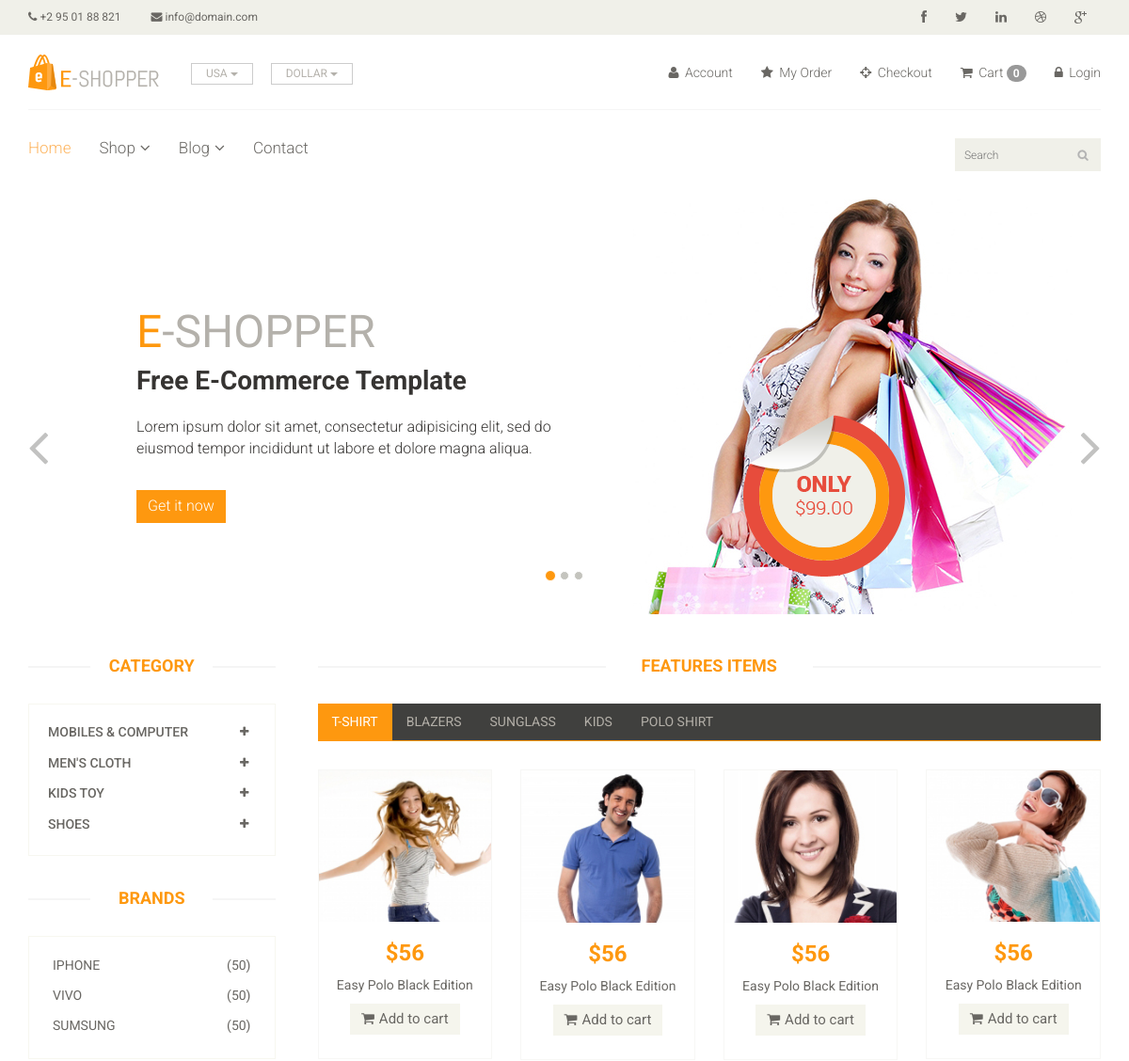
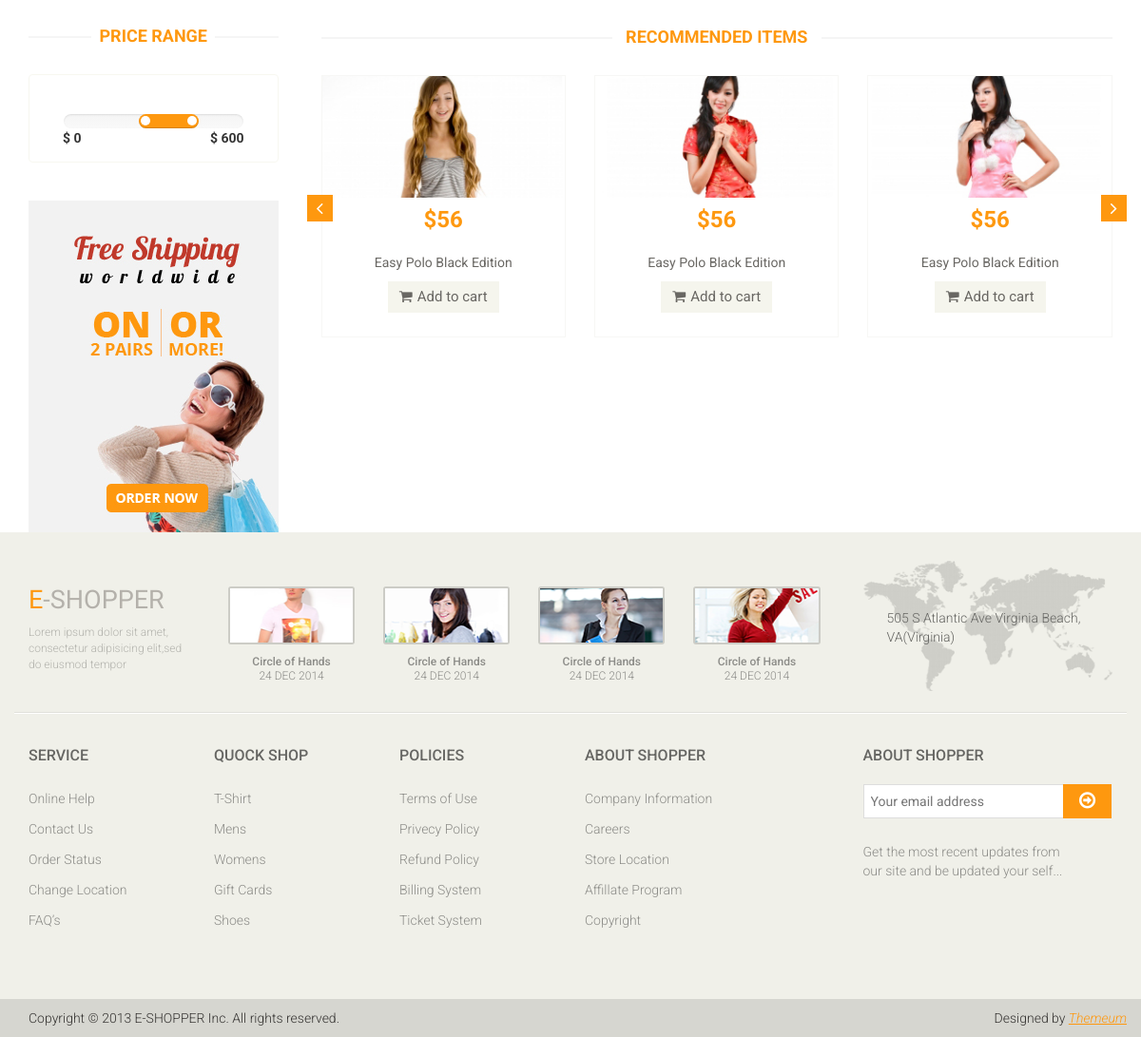
The page /?category=8 on the database its author committed (2 pictures, top to bottom).
### app/models.py (models this page shows, shortened)
class Categories(models.Model):
    Name = models.CharField(max_length=255)

class Brand(models.Model):
    name = models.CharField(max_length=200)

### ecom/views.py (the view)
# urls.py: 2. Add a URL to urlpatterns:  path('', Home.as_view(), name='home')
def Home(request):
    categories = Categories.objects.all()
    brand = Brand.objects.all()
    categoryID = request.GET.get('category')
    brandid = request.GET.get('brand')
    if categoryID:
        product = Product.objects.filter(subCategory = categoryID).order_by('-id')
    elif brandid:
        product = Product.objects.filter(brand = brandid).order_by('-id')
    else:
        product = Product.objects.all()[:9]
    data = {
        'categories':categories,
        'product':product,
        'brand':brand,
    }
    return render(request, 'index.html', data)

### templates/index.html (shortened to what this page needs)
{% extends 'base.html' %}
{% block 'content' %}
	<section id="slider">
		<div class="container">
			<div class="row">
				<div class="col-sm-12">
					<div id="slider-carousel" class="carousel slide" data-ride="carousel">
						<ol class="carousel-indicators">
							<li data-target="#slider-carousel" data-slide-to="0" class="active"></li>
							<li data-target="#slider-carousel" data-slide-to="1"></li>
							<li data-target="#slider-carousel" data-slide-to="2"></li>
						</ol>
						<div class="carousel-inner">
							<div class="item active">
								<div class="col-sm-6">
									<h1><span>E</span>-SHOPPER</h1>
									<h2>Free E-Commerce Template</h2>
									<p>Lorem ipsum dolor sit amet, consectetur adipisicing elit, sed do eiusmod tempor incididunt ut labore et dolore magna aliqua. </p>
									<button type="button" class="btn btn-default get">Get it now</button>
								</div>
								<div class="col-sm-6">
									<img src="/static/images/home/girl1.jpg" class="girl img-responsive" alt="" />
									<img src="/static/images/home/pricing.png"  class="pricing" alt="" />
								</div>
							</div>
						</div>
						<a href="#slider-carousel" class="left control-carousel hidden-xs" data-slide="prev">
							<i class="fa fa-angle-left"></i>
						</a>
						<a href="#slider-carousel" class="right control-carousel hidden-xs" data-slide="next">
							<i class="fa fa-angle-right"></i>
						</a>
					</div>
				</div>
			</div>
		</div>
	</section>
	<section>
		<div class="container">
			<div class="row">
				<div class="col-sm-3">
					<div class="left-sidebar">
						<h2>Category</h2>
						<div class="panel-group category-products" id="accordian">
							{% for category in categories %}
								<div class="panel panel-default">
									<div class="panel-heading">
										<h4 class="panel-title">
											<a data-toggle="collapse" data-parent="#accordian" href="#s{{ category.id }}">
												<span class="badge pull-right"><i class="fa fa-plus"></i></span>
												{{ category.Name }}
											</a>
										</h4>
									</div>
								</div>
							{% endfor %}
						</div>
						<div class="brands_products">
							<h2>Brands</h2>
							<div class="brands-name">
								<ul class="nav nav-pills nav-stacked">
									{% for i in brand %}
									<li><a href="/?brand={{i.id}}"> <span class="pull-right">(50)</span>{{i.name}}</a></li>
									{% endfor %}
								</ul>
							</div>
						</div>
						<div class="price-range">
							<h2>Price Range</h2>
							<div class="well text-center">
								 <input type="text" class="span2" value="" data-slider-min="0" data-slider-max="600" data-slider-step="5" data-slider-value="[250,450]" id="sl2" ><br />
								 <b class="pull-left">$ 0</b> <b class="pull-right">$ 600</b>
							</div>
						</div>
						<div class="shipping text-center">
							<img src="/static/images/home/shipping.jpg" alt="" />
						</div>
					</div>
				</div>
				<div class="col-sm-9 padding-right">
					<div class="features_items">
						<h2 class="title text-center">Features Items</h2>
					</div>
					<div class="category-tab">
						<div class="col-sm-12">
							<ul class="nav nav-tabs">
								<li class="active"><a href="#tshirt" data-toggle="tab">T-Shirt</a></li>
								<li><a href="#blazers" data-toggle="tab">Blazers</a></li>
								<li><a href="#sunglass" data-toggle="tab">Sunglass</a></li>
								<li><a href="#kids" data-toggle="tab">Kids</a></li>
								<li><a href="#poloshirt" data-toggle="tab">Polo shirt</a></li>
							</ul>
						</div>
						<div class="tab-content">
							<div class="tab-pane fade active in" id="tshirt" >
								<div class="col-sm-3">
									<div class="product-image-wrapper">
										<div class="single-products">
											<div class="productinfo text-center">
												<img src="/static/images/home/gallery1.jpg" alt="" />
												<h2>$56</h2>
												<p>Easy Polo Black Edition</p>
												<a href="#" class="btn btn-default add-to-cart"><i class="fa fa-shopping-cart"></i>Add to cart</a>
											</div>
										</div>
									</div>
								</div>
								<div class="col-sm-3">
									<div class="product-image-wrapper">
										<div class="single-products">
											<div class="productinfo text-center">
												<img src="/static/images/home/gallery2.jpg" alt="" />
												<h2>$56</h2>
												<p>Easy Polo Black Edition</p>
												<a href="#" class="btn btn-default add-to-cart"><i class="fa fa-shopping-cart"></i>Add to cart</a>
											</div>
										</div>
									</div>
								</div>
								<div class="col-sm-3">
									<div class="product-image-wrapper">
										<div class="single-products">
											<div class="productinfo text-center">
												<img src="/static/images/home/gallery3.jpg" alt="" />
												<h2>$56</h2>
												<p>Easy Polo Black Edition</p>
												<a href="#" class="btn btn-default add-to-cart"><i class="fa fa-shopping-cart"></i>Add to cart</a>
											</div>
										</div>
									</div>
								</div>
								<div class="col-sm-3">
									<div class="product-image-wrapper">
										<div class="single-products">
											<div class="productinfo text-center">
												<img src="/static/images/home/gallery4.jpg" alt="" />
												<h2>$56</h2>
												<p>Easy Polo Black Edition</p>
												<a href="#" class="btn btn-default add-to-cart"><i class="fa fa-shopping-cart"></i>Add to cart</a>
											</div>
										</div>
									</div>
								</div>
							</div>
						</div>
					</div>
					<div class="recommended_items">
						<h2 class="title text-center">recommended items</h2>
						<div id="recommended-item-carousel" class="carousel slide" data-ride="carousel">
							<div class="carousel-inner">
								<div class="item active">
									<div class="col-sm-4">
										<div class="product-image-wrapper">
											<div class="single-products">
												<div class="productinfo text-center">
													<img src="/static/images/home/recommend1.jpg" alt="" />
													<h2>$56</h2>
													<p>Easy Polo Black Edition</p>
													<a href="#" class="btn btn-default add-to-cart"><i class="fa fa-shopping-cart"></i>Add to cart</a>
												</div>
											</div>
										</div>
									</div>
									<div class="col-sm-4">
										<div class="product-image-wrapper">
											<div class="single-products">
												<div class="productinfo text-center">
													<img src="/static/images/home/recommend2.jpg" alt="" />
													<h2>$56</h2>
													<p>Easy Polo Black Edition</p>
													<a href="#" class="btn btn-default add-to-cart"><i class="fa fa-shopping-cart"></i>Add to cart</a>
												</div>
											</div>
										</div>
									</div>
									<div class="col-sm-4">
										<div class="product-image-wrapper">
											<div class="single-products">
												<div class="productinfo text-center">
													<img src="/static/images/home/recommend3.jpg" alt="" />
													<h2>$56</h2>
													<p>Easy Polo Black Edition</p>
													<a href="#" class="btn btn-default add-to-cart"><i class="fa fa-shopping-cart"></i>Add to cart</a>
												</div>
											</div>
										</div>
									</div>
								</div>
							</div>
								<a class="left recommended-item-control" href="#recommended-item-carousel" data-slide="prev">
								<i class="fa fa-angle-left"></i>
								</a>
								<a class="right recommended-item-control" href="#recommended-item-carousel" data-slide="next">
								<i class="fa fa-angle-right"></i>
								</a>
						</div>
					</div>
				</div>
			</div>
		</div>
	</section>
{% endblock %}

### rows shown on the page
Categories: Name "MOBILES & COMPUTER"
Categories: Name "MEN'S CLOTH"
Categories: Name "KIDS TOY"
Categories: Name "SHOES"
Brand: name "IPHONE"
Brand: name "VIVO"
Brand: name "SUMSUNG"

### other values the page prints
{{ request.session.cart|length }} "0"
